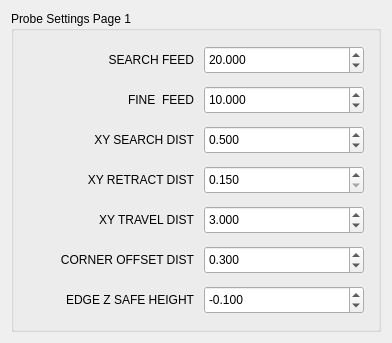
            <widget class="QWidget" name="tab_7">
             <attribute name="title">
              <string>Probe I</string>
             </attribute>
             <layout class="QVBoxLayout" name="verticalLayout_10">
              <item>
               <widget class="QGroupBox" name="groupBox_9">
                <property name="title">
                 <string>Probe Settings Page 1</string>
                </property>
                <layout class="QVBoxLayout" name="verticalLayout_11">
                 <item>
                  <layout class="QGridLayout" name="gridLayout" columnstretch="1,1" columnminimumwidth="2,1">
                   <property name="leftMargin">
                    <number>5</number>
                   </property>
                   <property name="topMargin">
                    <number>5</number>
                   </property>
                   <property name="rightMargin">
                    <number>5</number>
                   </property>
                   <property name="bottomMargin">
                    <number>5</number>
                   </property>
                   <property name="spacing">
                    <number>10</number>
                   </property>
                   <item row="0" column="0">
                    <widget class="QLabel" name="label_6">
                     <property name="minimumSize">
                      <size>
                       <width>165</width>
                       <height>30</height>
                      </size>
                     </property>
                     <property name="text">
                      <string>SEARCH FEED</string>
                     </property>
                     <property name="alignment">
                      <set>Qt::AlignRight|Qt::AlignTrailing|Qt::AlignVCenter</set>
                     </property>
                    </widget>
                   </item>
                   <item row="4" column="1">
                    <widget class="QDoubleSpinBox" name="pbe_xy_travel_dist1">
                     <property name="minimumSize">
                      <size>
                       <width>160</width>
                       <height>28</height>
                      </size>
                     </property>
                     <property name="toolTip">
                      <string>Max travel on XY distance measure routines.</string>
                     </property>
                     <property name="decimals">
                      <number>3</number>
                     </property>
                     <property name="minimum">
                      <double>0.200000000000000</double>
                     </property>
                     <property name="maximum">
                      <double>999.000000000000000</double>
                     </property>
                     <property name="singleStep">
                      <double>0.010000000000000</double>
                     </property>
                     <property name="value">
                      <double>3.000000000000000</double>
                     </property>
                     <property name="function" stdset="0">
                      <string>set_var</string>
                     </property>
                     <property name="variable" stdset="0">
                      <string>2004</string>
                     </property>
                     <property name="input" stdset="0">
                      <string>number</string>
                     </property>
                    </widget>
                   </item>
                   <item row="0" column="1">
                    <widget class="QDoubleSpinBox" name="pbe_search_feed1">
                     <property name="minimumSize">
                      <size>
                       <width>160</width>
                       <height>28</height>
                      </size>
                     </property>
                     <property name="toolTip">
                      <string>Sets the Faster search feedrate.</string>
                     </property>
                     <property name="decimals">
                      <number>3</number>
                     </property>
                     <property name="maximum">
                      <double>100.000000000000000</double>
                     </property>
                     <property name="singleStep">
                      <double>0.100000000000000</double>
                     </property>
                     <property name="value">
                      <double>20.000000000000000</double>
                     </property>
                     <property name="function" stdset="0">
                      <string>set_var</string>
                     </property>
                     <property name="variable" stdset="0">
                      <string>2000</string>
                     </property>
                     <property name="input" stdset="0">
                      <string>keyboard</string>
                     </property>
                    </widget>
                   </item>
                   <item row="5" column="0">
                    <widget class="QLabel" name="label_46">
                     <property name="minimumSize">
                      <size>
                       <width>166</width>
                       <height>30</height>
                      </size>
                     </property>
                     <property name="text">
                      <string>&lt;html&gt;&lt;head/&gt;&lt;body&gt;&lt;p&gt;CORNER OFFSET DIST&lt;/p&gt;&lt;/body&gt;&lt;/html&gt;</string>
                     </property>
                     <property name="alignment">
                      <set>Qt::AlignRight|Qt::AlignTrailing|Qt::AlignVCenter</set>
                     </property>
                    </widget>
                   </item>
                   <item row="4" column="0">
                    <widget class="QLabel" name="label_18">
                     <property name="minimumSize">
                      <size>
                       <width>165</width>
                       <height>30</height>
                      </size>
                     </property>
                     <property name="text">
                      <string> XY TRAVEL DIST</string>
                     </property>
                     <property name="alignment">
                      <set>Qt::AlignRight|Qt::AlignTrailing|Qt::AlignVCenter</set>
                     </property>
                    </widget>
                   </item>
                   <item row="2" column="0">
                    <widget class="QLabel" name="label_9">
                     <property name="minimumSize">
                      <size>
                       <width>165</width>
                       <height>30</height>
                      </size>
                     </property>
                     <property name="text">
                      <string> XY SEARCH DIST</string>
                     </property>
                     <property name="alignment">
                      <set>Qt::AlignRight|Qt::AlignTrailing|Qt::AlignVCenter</set>
                     </property>
                    </widget>
                   </item>
                   <item row="3" column="0">
                    <widget class="QLabel" name="label_11">
                     <property name="minimumSize">
                      <size>
                       <width>165</width>
                       <height>30</height>
                      </size>
                     </property>
                     <property name="text">
                      <string> XY RETRACT DIST</string>
                     </property>
                     <property name="alignment">
                      <set>Qt::AlignRight|Qt::AlignTrailing|Qt::AlignVCenter</set>
                     </property>
                    </widget>
                   </item>
                   <item row="2" column="1">
                    <widget class="QDoubleSpinBox" name="pbe_search_dist1">
                     <property name="minimumSize">
                      <size>
                       <width>160</width>
                       <height>28</height>
                      </size>
                     </property>
                     <property name="toolTip">
                      <string>Max XY search distance on angle start &amp; edge search routines.</string>
                     </property>
                     <property name="decimals">
                      <number>3</number>
                     </property>
                     <property name="minimum">
                      <double>-20.000000000000000</double>
                     </property>
                     <property name="maximum">
                      <double>20.000000000000000</double>
                     </property>
                     <property name="singleStep">
                      <double>0.010000000000000</double>
                     </property>
                     <property name="value">
                      <double>0.500000000000000</double>
                     </property>
                     <property name="function" stdset="0">
                      <string>set_var</string>
                     </property>
                     <property name="variable" stdset="0">
                      <string>2002</string>
                     </property>
                     <property name="input" stdset="0">
                      <string>number</string>
                     </property>
                    </widget>
                   </item>
                   <item row="3" column="1">
                    <widget class="QDoubleSpinBox" name="pbe_retract_dist1">
                     <property name="minimumSize">
                      <size>
                       <width>160</width>
                       <height>28</height>
                      </size>
                     </property>
                     <property name="toolTip">
                      <string>Retract Distance on edge probes.</string>
                     </property>
                     <property name="decimals">
                      <number>3</number>
                     </property>
                     <property name="minimum">
                      <double>0.150000000000000</double>
                     </property>
                     <property name="maximum">
                      <double>4.000000000000000</double>
                     </property>
                     <property name="singleStep">
                      <double>0.010000000000000</double>
                     </property>
                     <property name="function" stdset="0">
                      <string>set_var</string>
                     </property>
                     <property name="variable" stdset="0">
                      <string>2003</string>
                     </property>
                     <property name="input" stdset="0">
                      <string>number</string>
                     </property>
                    </widget>
                   </item>
                   <item row="1" column="0">
                    <widget class="QLabel" name="label_8">
                     <property name="minimumSize">
                      <size>
                       <width>165</width>
                       <height>30</height>
                      </size>
                     </property>
                     <property name="text">
                      <string>FINE  FEED</string>
                     </property>
                     <property name="alignment">
                      <set>Qt::AlignRight|Qt::AlignTrailing|Qt::AlignVCenter</set>
                     </property>
                    </widget>
                   </item>
                   <item row="1" column="1">
                    <widget class="QDoubleSpinBox" name="pbe_fine_feed1">
                     <property name="minimumSize">
                      <size>
                       <width>160</width>
                       <height>28</height>
                      </size>
                     </property>
                     <property name="toolTip">
                      <string>Set the Fine feedrate.</string>
                     </property>
                     <property name="decimals">
                      <number>3</number>
                     </property>
                     <property name="maximum">
                      <double>50.000000000000000</double>
                     </property>
                     <property name="singleStep">
                      <double>0.100000000000000</double>
                     </property>
                     <property name="value">
                      <double>10.000000000000000</double>
                     </property>
                     <property name="function" stdset="0">
                      <string>set_var</string>
                     </property>
                     <property name="variable" stdset="0">
                      <string>2001</string>
                     </property>
                     <property name="input" stdset="0">
                      <string>number</string>
                     </property>
                    </widget>
                   </item>
                   <item row="5" column="1">
                    <widget class="QDoubleSpinBox" name="pbe_corner_offset">
                     <property name="minimumSize">
                      <size>
                       <width>160</width>
                       <height>28</height>
                      </size>
                     </property>
                     <property name="toolTip">
                      <string>&lt;html&gt;&lt;head/&gt;&lt;body&gt;&lt;p&gt;Distance to move on corner probing to begin X &amp;amp; Y probe moves.&lt;/p&gt;&lt;/body&gt;&lt;/html&gt;</string>
                     </property>
                     <property name="toolTipDuration">
                      <number>-1</number>
                     </property>
                     <property name="decimals">
                      <number>3</number>
                     </property>
                     <property name="minimum">
                      <double>0.100000000000000</double>
                     </property>
                     <property name="maximum">
                      <double>999.000000000000000</double>
                     </property>
                     <property name="singleStep">
                      <double>0.010000000000000</double>
                     </property>
                     <property name="value">
                      <double>0.300000000000000</double>
                     </property>
                     <property name="function" stdset="0">
                      <string>set_var</string>
                     </property>
                     <property name="variable" stdset="0">
                      <string>2005</string>
                     </property>
                     <property name="input" stdset="0">
                      <string>number</string>
                     </property>
                    </widget>
                   </item>
                   <item row="6" column="0">
                    <widget class="QLabel" name="label_47">
                     <property name="minimumSize">
                      <size>
                       <width>165</width>
                       <height>30</height>
                      </size>
                     </property>
                     <property name="text">
                      <string>&lt;html&gt;&lt;head/&gt;&lt;body&gt;&lt;p&gt;EDGE Z SAFE HEIGHT&lt;/p&gt;&lt;/body&gt;&lt;/html&gt;</string>
                     </property>
                     <property name="alignment">
                      <set>Qt::AlignRight|Qt::AlignTrailing|Qt::AlignVCenter</set>
                     </property>
                    </widget>
                   </item>
                   <item row="6" column="1">
                    <widget class="QDoubleSpinBox" name="pbe_z_safe">
                     <property name="minimumSize">
                      <size>
                       <width>160</width>
                       <height>28</height>
                      </size>
                     </property>
                     <property name="toolTip">
                      <string>&lt;html&gt;&lt;head/&gt;&lt;body&gt;&lt;p&gt;Safe retract distance for probe over workpiece in world coordinates (G53).&lt;/p&gt;&lt;/body&gt;&lt;/html&gt;</string>
                     </property>
                     <property name="toolTipDuration">
                      <number>-1</number>
                     </property>
                     <property name="decimals">
                      <number>3</number>
                     </property>
                     <property name="minimum">
                      <double>-999.000000000000000</double>
                     </property>
                     <property name="maximum">
                      <double>0.000000000000000</double>
                     </property>
                     <property name="singleStep">
                      <double>0.010000000000000</double>
                     </property>
                     <property name="value">
                      <double>-0.100000000000000</double>
                     </property>
                     <property name="function" stdset="0">
                      <string>set_var</string>
                     </property>
                     <property name="variable" stdset="0">
                      <string>2036</string>
                     </property>
                     <property name="input" stdset="0">
                      <string>number</string>
                     </property>
                    </widget>
                   </item>
                  </layout>
                 </item>
                </layout>
               </widget>
              </item>
             </layout>
            </widget>
